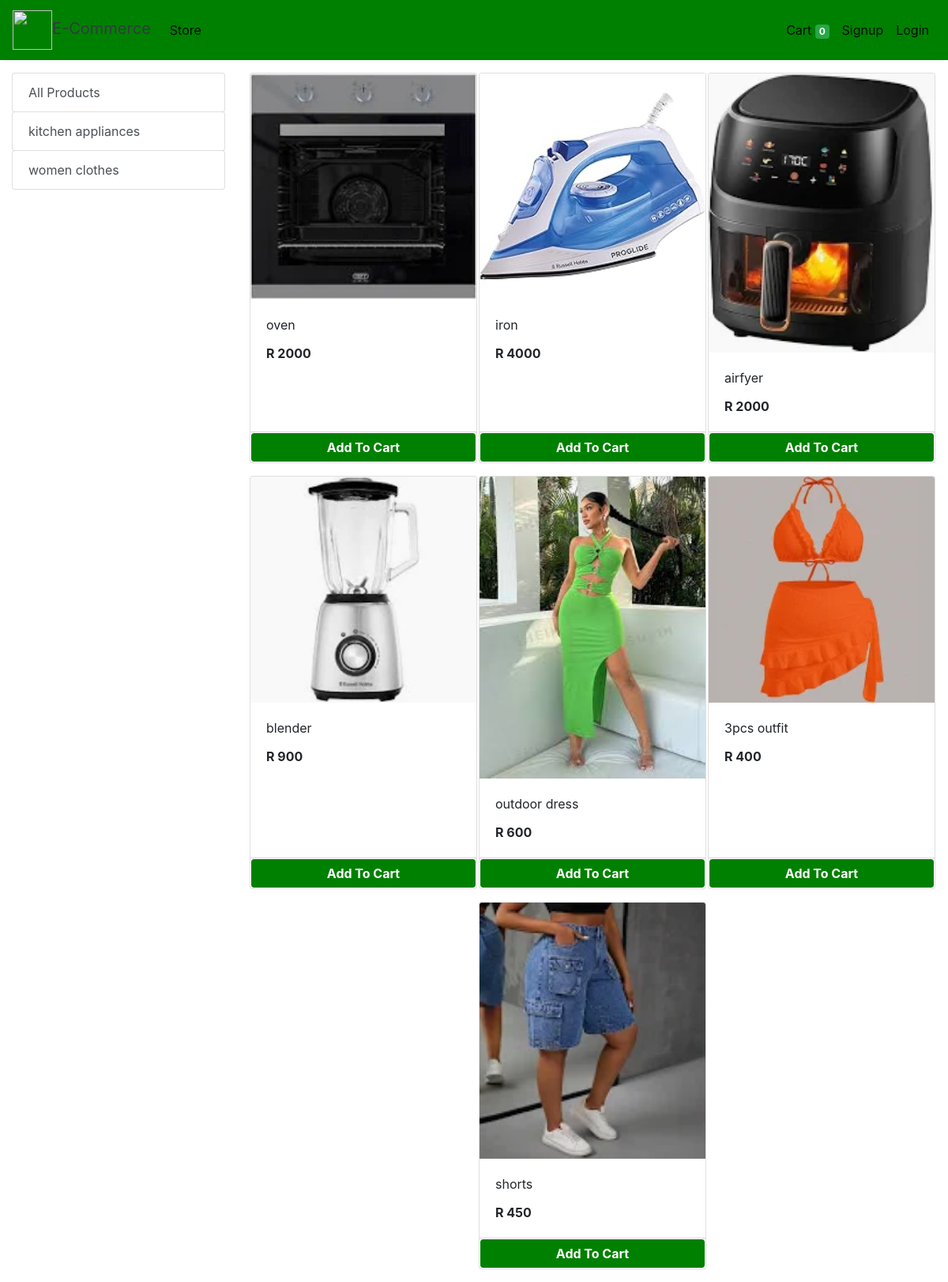
The app's page /store with its own data.
### store/models/category.py (models this page shows, shortened)
class Category(models.Model):
    name= models.CharField(max_length=50)
    @staticmethod
    def get_all_categories():
        return Category.objects.all()

### store/models/product.py (models this page shows, shortened)
class Products(models.Model):
    name = models.CharField(max_length=60)
    price= models.IntegerField(default=0)
    category= models.ForeignKey(Category,on_delete=models.CASCADE,default=1 )
    description= models.CharField(max_length=250, default='', blank=True, null= True)
    image= models.ImageField(upload_to='uploads/products/')
    @staticmethod
    def get_all_products():
        return Products.objects.all()

### store/views/home.py (the view)
# urls.py: path('' , include('store.urls'))
def store(request):
    cart = request.session.get('cart')
    if not cart:
        request.session['cart'] = {}
    products = None
    categories = Category.get_all_categories()
    categoryID = request.GET.get('category')
    if categoryID:
        products = Products.get_all_products_by_categoryid(categoryID)
    else:
        products = Products.get_all_products();
    data = {}
    data['products'] = products
    data['categories'] = categories
    print('you are : ', request.session.get('email'))
    return render(request, 'index.html', data)

### store/templatetags/cart.py (called while the page is built)
@register.filter (name='is_in_cart')
def is_in_cart(product, cart):
    keys = cart.keys ()
    for id in keys:
        if int (id) == product.id:
            return True
    return False;

### store/templatetags/custom_filter.py (called while the page is built)
@register.filter(name='currency')
def currency(number):
    return "R "+str(number)

### store/templates/index.html (shortened to what this page needs)
{% extends 'base.html' %}
{% block content %}
{% load cart %}
{% load custom_filter %}
<div class="container-fluid mt-3">
	<div class="row">
		<div class="col-lg-3 mx-auto">
			<div class="list-group">
				<a href="/" class="list-group-item list-group-item-action btn btn-outline-success">All Products</a>
				{% for category in categories %}
				<a href="/?category={{category.id}}"
					class="list-group-item list-group-item-action btn btn-outline-success ">{{category.name}}</a>
				{% endfor %}
			</div>
		</div>
		<div id='products' class="col-lg-9 mx-auto">
			<div class="row mx-auto">
				{% for product in products %}
				<div class="card mx-auto mb-3" id={{product.id}} style="width: 18rem;">
					<img class="card-img-top" src="{{product.image.url}}" alt="Card image cap">
					<div class="card-body">
						<p class="card-title">{{product.name}}</p>
						<p class="card-text"><b>{{product.price|currency}}</b></p>
					</div>
					<div class="card-footer p-0 no-gutters">
						{% if product|is_in_cart:request.session.cart %}
						<div class="row no-gutters">
							<form action="/#{{product.id}}" class="col-2 " method="post">
								{% csrf_token %}
								<input hidden type="text" name='product' value='{{product.id}}'>
								<input hidden type="text" name='remove' value='True'>
								<input type="submit" value=" - " class="btn btn-block btn-success border-right">
							</form>
							<div class="text-center col btn btn-success">{{product|cart_quantity:request.session.cart}} in Cart</div>
							<form action="/#{{product.id}}" class="col-2 " method="post">
								{% csrf_token %}
								<input hidden type="text" name='product' value='{{product.id}}'>
								<input type="submit" value=" + " class="btn btn-block btn-success border-left">
							</form>
						</div>
						{% else %}
						<form action="/#{{product.id}}" method="POST" class="btn-block">
							<input type="submit" class="float-right btn btn-success form-control" style="background-color:green;border-color: white;font-weight: bolder;"
                    value="Add To Cart">
						</form>
						{% endif %}
					</div>
				</div>
				{% endfor %}
			</div>
		</div>
	</div>
</div>
{% endblock %}

### store/templates/base.html (shortened to what this page needs)
<!doctype html>
<html lang="en">
  {% load static %}
<head>
  <link rel="stylesheet" href="https://maxcdn.bootstrapcdn.com/bootstrap/4.0.0/css/bootstrap.min.css"
>
</head>
<body>
<nav class="one-edge-shadow
  navbar navbar-light
  sticky-top navbar
  navbar-expand-lg
  text-white">
    <a class="navbar-brand ms-3 text-dark " href="/">
    <link rel="stylesheet" href="https://use.fontawesome.com/releases/v5.7.0/css/all.css">
    <img src="https://www.freepnglogos.com/uploads/shopping-cart-png/shopping-cart-svg-png-icon-download-28.png" style="width:50px;height:50px;color:text-light;">E-Commerce</a>
    <div class="collapse navbar-collapse" id="navbarSupportedContent">
      <ul class="navbar-nav mr-auto">
        <li class="nav-item active">
          <a class="nav-link" href="/store">Store <span class="sr-only">(current)</span></a>
        </li>
          </ul>
      <ul class=" navbar-nav my-2 my-lg-0">
        <li class="nav-item active">
          <a class="nav-link" href="/cart">Cart
            <span class="badge badge-success">{{request.session.cart.keys|length}}</span>
            <span class="sr-only">(current)</span></a>
        </li>
        {% if request.session.customer %}
        <li class="nav-item active ">
          <a class="nav-link" href="/orders">Orders<span class="sr-only">(current)</span></a>
        </li>
        <li class="nav-item active ">
          <a class="nav-link" href="/logout">Logout<span class="sr-only">(current)</span></a>
        </li>
        {% else %}
        <li class="nav-item active">
          <a class="nav-link" href="/signup">Signup<span class="sr-only">(current)</span></a>
        </li>
        <li class="nav-item active">
          <a class="nav-link" href="/login">Login<span class="sr-only">(current)</span></a>
        </li>
        {% endif %}
      </ul>
    </div>
  </nav>
  {% block content %}{% endblock %}
</body>
</html>

### store/templates/base.html (style rules this page uses)
nav { background-color: green; }
.one-edge-shadow { box-shadow: 0 8px 2px -5px rgb(246, 245, 245); }

### records on screen
Category: name "kitchen appliances"
Category: name "women clothes"
Products: image (picture), name "oven", price "R 2000"
Products: image (picture), name "iron", price "R 4000"
Products: image (picture), name "airfyer", price "R 2000"
Products: image (picture), name "blender", price "R 900"
Products: image (picture), name "outdoor dress", price "R 600"
Products: image (picture), name "3pcs outfit", price "R 400"
Products: image (picture), name "shorts", price "R 450"

### other values on screen
{{ request.session.cart.keys|length }} "0"
